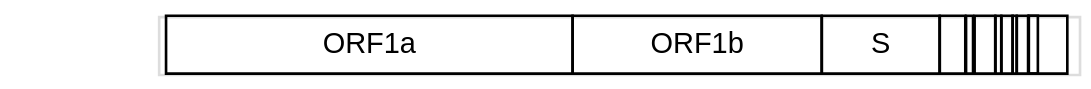

Here is the notebook cell this chart was saved with:
### Code cell
def _gene_track(gutter=True):
    # gutter=True reserves the same left margin as the panels above, so the
    # track lines up; the right-hand copy sits under a facet column that has
    # no y-axis, so it takes no gutter.
    yax = alt.Axis(minExtent=55, labels=False, ticks=False, domain=False) if gutter else None
    rect = alt.Chart(annotation_df).transform_calculate(track='"genes"').mark_rect(
        color='black', strokeWidth=1, strokeOpacity=1, filled=False).encode(
        x=alt.X('start:Q', title=None, scale=alt.Scale(domain=[0, 29903], nice=False, padding=0), axis=None),
        x2='end:Q',
        y=alt.Y('track:N', title=None, axis=yax),
    ).properties(width=350, height=22)
    text = alt.Chart(annotation_df.head(3)).transform_calculate(track='"genes"').mark_text(
        baseline='middle', color='black').encode(
        alt.X('mid:Q', title=None, scale=alt.Scale(domain=[0, 29903], nice=False, padding=0), axis=None),
        y=alt.Y('track:N', title=None, axis=yax),
        text='gene:N',
    ).properties(width=350, height=22)
    return rect + text

annotation = _gene_track()
annotation2 = alt.hconcat(_gene_track(True), _gene_track(False), spacing=30)
annotation

### Figure 1 — Vega-Lite specification as saved in the notebook (floating-point values rounded to 4 significant figures)
{"config": {"view": {"continuousWidth": 300, "continuousHeight": 300}}, "layer": [{"data": {"name": "data-92e593d056ebd3585121da5d40f3c019"}, "mark": {"type": "rect", "color": "black", "filled": false, "strokeOpacity": 1, "strokeWidth": 1}, "encoding": {"x": {"axis": null, "field": "start", "scale": {"domain": [0, 29903], "nice": false, "padding": 0}, "title": null, "type": "quantitative"}, "x2": {"field": "end"}, "y": {"axis": {"domain": false, "labels": false, "minExtent": 55, "ticks": false}, "field": "track", "title": null, "type": "nominal"}}, "transform": [{"calculate": "\"genes\"", "as": "track"}]}, {"data": {"name": "data-57dbd2a8926bcb89daadcfaa4f081a6e"}, "mark": {"type": "text", "baseline": "middle", "color": "black"}, "encoding": {"text": {"field": "gene", "type": "nominal"}, "x": {"axis": null, "field": "mid", "scale": {"domain": [0, 29903], "nice": false, "padding": 0}, "title": null, "type": "quantitative"}, "y": {"axis": {"domain": false, "labels": false, "minExtent": 55, "ticks": false}, "field": "track", "title": null, "type": "nominal"}}, "transform": [{"calculate": "\"genes\"", "as": "track"}]}], "height": 22, "width": 350, "$schema": "https://vega.github.io/schema/vega-lite/v6.4.1.json", "datasets": {"data-92e593d056ebd3585121da5d40f3c019": [{"start": 266, "end": 13468, "gene": "ORF1a", "mid": 6867.0}, {"start": 13468, "end": 21555, "gene": "ORF1b", "mid": 17510.0}, {"start": 21563, "end": 25384, "gene": "S", "mid": 23470.0}, {"start": 25393, "end": 26220, "gene": "ORF3a", "mid": 25810.0}, {"start": 26245, "end": 26472, "gene": "E", "mid": 26360.0}, {"start": 26523, "end": 27191, "gene": "M", "mid": 26860.0}, {"start": 27202, "end": 27387, "gene": "ORF6", "mid": 27290.0}, {"start": 27394, "end": 27759, "gene": "ORF7a", "mid": 27580.0}, {"start": 27756, "end": 27887, "gene": "ORF7b", "mid": 27820.0}, {"start": 27894, "end": 28259, "gene": "ORF8", "mid": 28080.0}, {"start": 28274, "end": 29533, "gene": "N", "mid": 28900.0}, {"start": 28284, "end": 28577, "gene": "ORF9b", "mid": 28430.0}], "data-57dbd2a8926bcb89daadcfaa4f081a6e": [{"start": 266, "end": 13468, "gene": "ORF1a", "mid": 6867.0}, {"start": 13468, "end": 21555, "gene": "ORF1b", "mid": 17510.0}, {"start": 21563, "end": 25384, "gene": "S", "mid": 23470.0}]}}
